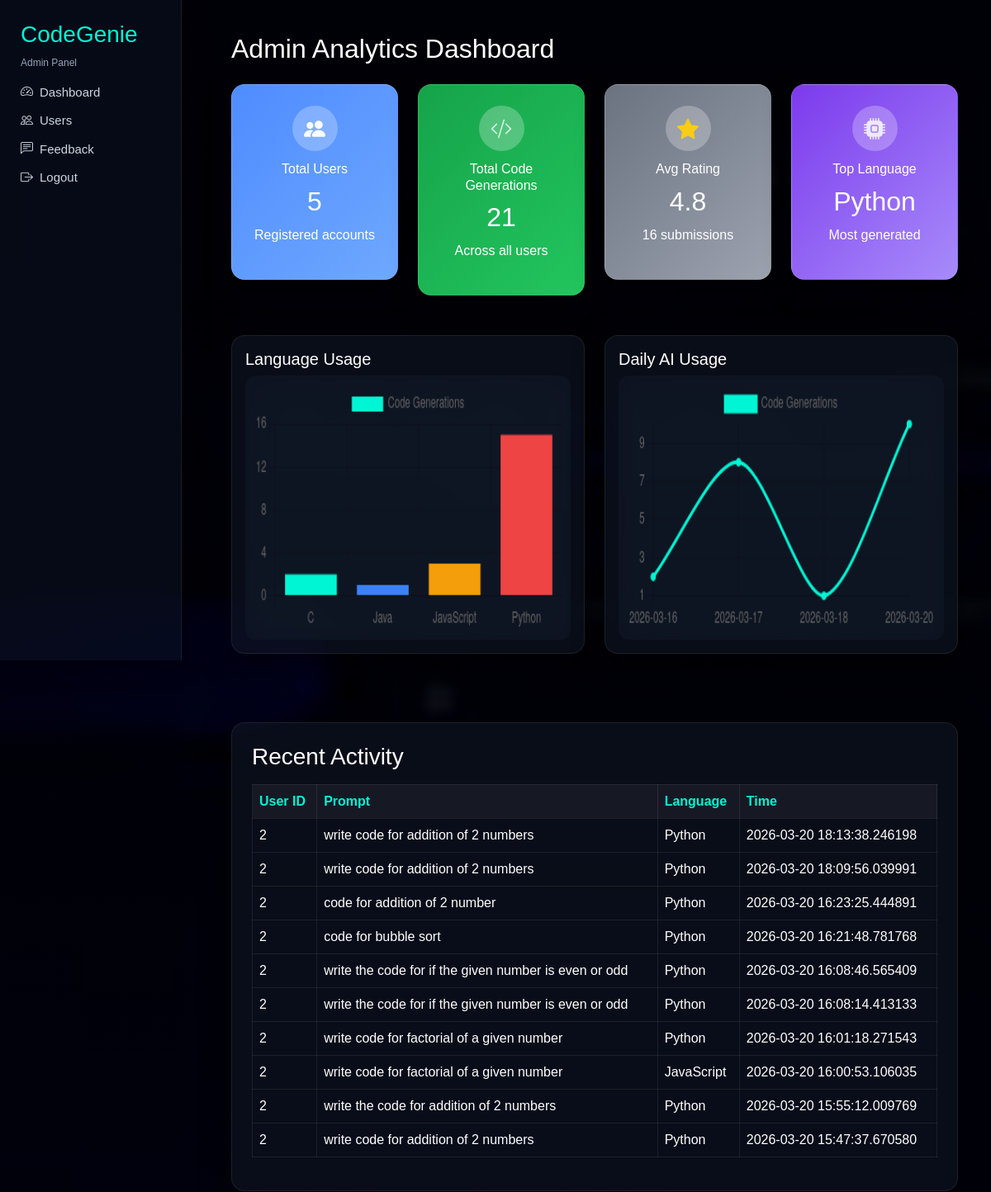
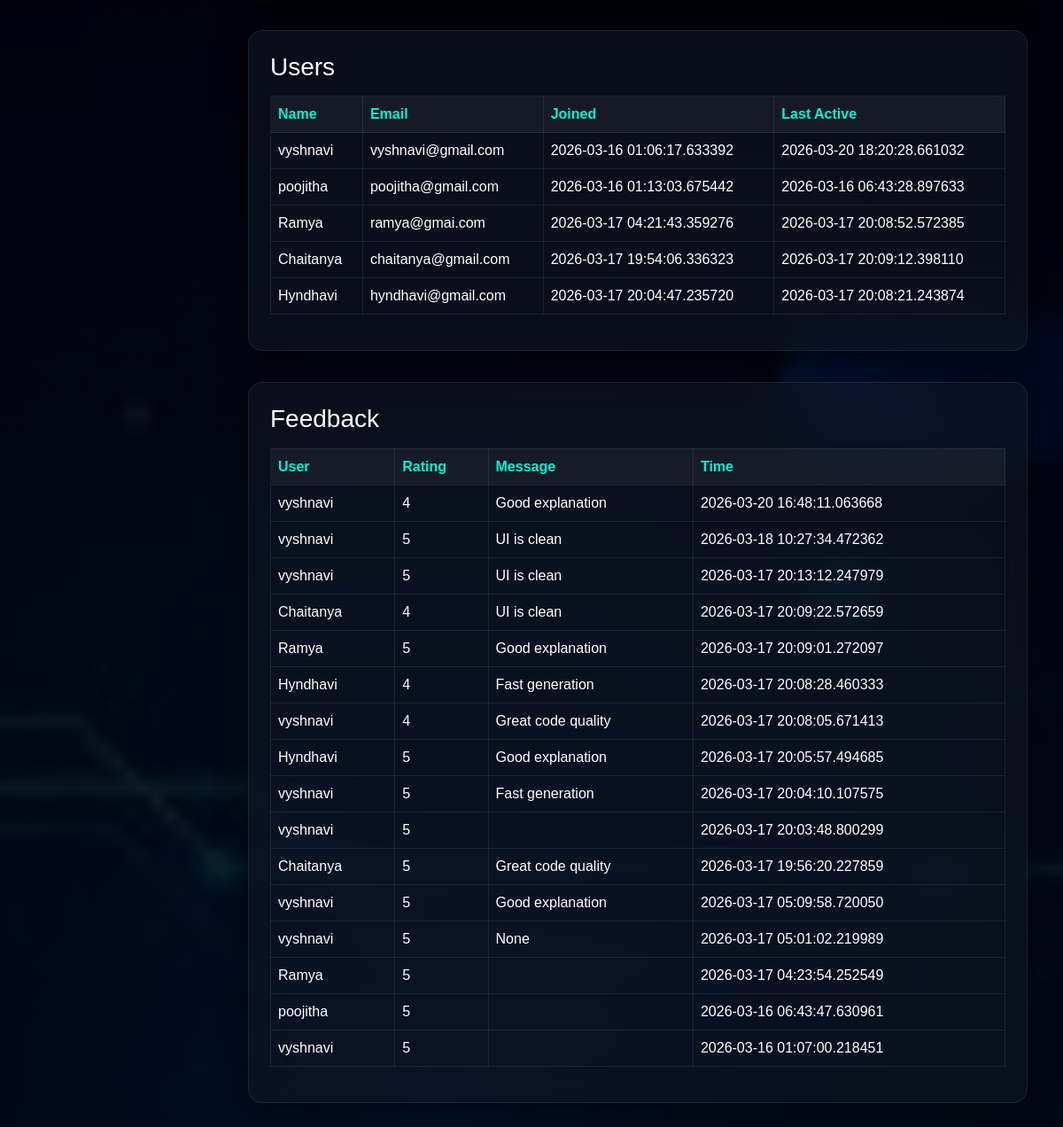
The app's page /admin (signed in) with its own data (2 pictures, top to bottom).
### backend/models.py (models this page shows)
class CodeHistory(db.Model):
    id = db.Column(db.Integer, primary_key=True)
    user_id = db.Column(db.Integer)
    prompt = db.Column(db.Text)
    language = db.Column(db.String(50))
    generated_code = db.Column(db.Text)
    timestamp = db.Column(db.DateTime, default=datetime.now)

class User(UserMixin, db.Model):
    id = db.Column(db.Integer, primary_key=True)
    username = db.Column(db.String(100))
    email = db.Column(db.String(100), unique=True)
    password = db.Column(db.String(200))
    role = db.Column(db.String(20), default="user")
    created_at = db.Column(db.DateTime, default=datetime.now)
    last_active = db.Column(db.DateTime)

class Feedback(db.Model):
    id = db.Column(db.Integer, primary_key=True)
    user_email = db.Column(db.String(120))
    user_name = db.Column(db.String(120))
    rating = db.Column(db.Integer)
    message = db.Column(db.Text)
    created_at = db.Column(db.DateTime)

### backend/app.py (the view)
@app.route('/admin')
@login_required
def admin_dashboard():
    total_users = User.query.filter_by(role="user").count()
    total_generations = CodeHistory.query.count()
    total_feedback = Feedback.query.count()
    avg_rating = db.session.query(func.avg(Feedback.rating)).scalar()
    top_language = db.session.query(
        CodeHistory.language,
        func.count(CodeHistory.language)
    ).group_by(CodeHistory.language).order_by(
        func.count(CodeHistory.language).desc()
    ).first()
    logs = CodeHistory.query.order_by(CodeHistory.id.desc()).limit(10).all()
    users_list = User.query.filter_by(role="user").all()
    feedback_list = Feedback.query.order_by(Feedback.id.desc()).all()
    daily_usage = db.session.query(
        func.date(CodeHistory.timestamp),
        func.count(CodeHistory.id)
    ).group_by(func.date(CodeHistory.timestamp)).all()
    usage_dates = [str(i[0]) for i in daily_usage]
    usage_counts = [i[1] for i in daily_usage]
    language_usage = db.session.query(
        CodeHistory.language,
        func.count(CodeHistory.language)
    ).group_by(CodeHistory.language).all()
    languages = [i[0] for i in language_usage]
    language_counts = [i[1] for i in language_usage]
    return render_template(
        "admin_dashboard.html",
        users=total_users,
        generations=total_generations,
        feedbacks=total_feedback,
        avg_rating=round(avg_rating or 0, 1),
        top_language=top_language[0] if top_language else "None",
        logs=logs,
        users_list=users_list,
        feedback_list=feedback_list,
        usage_dates=usage_dates,
        usage_counts=usage_counts,
        languages=languages,
        language_counts=language_counts
    )

### backend/app.py (called while the page is built)
@login_manager.user_loader
def load_user(user_id):
    return User.query.get(int(user_id))

### templates/admin_dashboard.html (shortened to what this page needs)
<!DOCTYPE html>
<html>
<head>
<link rel="stylesheet"
href="https://cdn.jsdelivr.net/npm/bootstrap@5.3.2/dist/css/bootstrap.min.css">
<link rel="stylesheet"
href="https://cdn.jsdelivr.net/npm/bootstrap-icons@1.11.3/font/bootstrap-icons.css">
</head>
<body>
<div class="sidebar">
<h3>CodeGenie</h3>
<p>Admin Panel</p>
<a href="#dashboard"><i class="bi bi-speedometer2"></i>Dashboard</a>
<a href="#users"><i class="bi bi-people"></i>Users</a>
<a href="#feedback"><i class="bi bi-chat-left-text"></i>Feedback</a>
<a href="/logout"><i class="bi bi-box-arrow-right"></i>Logout</a>
</div>
<div class="main">
<div id="dashboard">
<h2>Admin Analytics Dashboard</h2>
<div class="row mt-4">
<div class="col-md-3">
<div class="stats-card card1">
<i class="bi bi-people-fill card-icon"></i>
<h6>Total Users</h6>
<h2>{{ users }}</h2>
<p>Registered accounts</p>
</div>
</div>
<div class="col-md-3">
<div class="stats-card card2">
<i class="bi bi-code-slash card-icon"></i>
<h6>Total Code Generations</h6>
<h2>{{ generations }}</h2>
<p>Across all users</p>
</div>
</div>
<div class="col-md-3">
<div class="stats-card card3">
<i class="bi bi-star-fill card-icon"></i>
<h6>Avg Rating</h6>
<h2>{{ avg_rating }}</h2>
<p>{{ feedbacks }} submissions</p>
</div>
</div>
<div class="col-md-3">
<div class="stats-card card4">
<i class="bi bi-cpu-fill card-icon"></i>
<h6>Top Language</h6>
<h2>{{ top_language }}</h2>
<p>Most generated</p>
</div>
</div>
</div>
</div>
<div class="row mt-5">
<div class="col-md-6">
<div class="card p-3">
<h5>Language Usage</h5>
<canvas id="languageChart"></canvas>
</div>
</div>
<div class="col-md-6">
<div class="card p-3">
<h5>Daily AI Usage</h5>
<canvas id="usageChart"></canvas>
</div>
</div>
</div>
<div class="card p-4 mt-5">
<h3 class="mb-3">Recent Activity</h3>
<table class="table">
<tr>
<th>User ID</th>
<th>Prompt</th>
<th>Language</th>
<th>Time</th>
</tr>
{% for log in logs %}
<tr>
<td>{{ log.user_id }}</td>
<td>{{ log.prompt }}</td>
<td>{{ log.language }}</td>
<td>{{ log.timestamp }}</td>
</tr>
{% endfor %}
</table>
</div>
<div class="card p-4" id="users">
<h3 class="mb-3">Users</h3>
<table class="table">
<tr>
<th>Name</th>
<th>Email</th>
<th>Joined</th>
<th>Last Active</th>
</tr>
{% for user in users_list %}
<tr>
<td>{{ user.username }}</td>
<td>{{ user.email }}</td>
<td>{{ user.created_at if user.created_at else "N/A" }}</td>
<td>{{ user.last_active if user.last_active else "N/A" }}</td>
</tr>
{% endfor %}
</table>
</div>
<div class="card p-4" id="feedback">
<h3 class="mb-3">Feedback</h3>
<table class="table">
<tr>
<th>User</th>
<th>Rating</th>
<th>Message</th>
<th>Time</th>
</tr>
{% for fb in feedback_list %}
<tr>
<td>{{ fb.user_name }}</td>
<td>{{ fb.rating }}</td>
<td>{{ fb.message }}</td>
<td>{{ fb.created_at }}</td>
</tr>
{% endfor %}
</table>
</div>
</div>
<script>
/* LANGUAGE BAR CHART */
var languages = JSON.parse('{{ languages | tojson | safe }}');
var languageCounts = JSON.parse('{{ language_counts | tojson | safe }}');
if(languages.length === 0){
languages = ["No Data"];
languageCounts = [0];
}
var colors = [
"#00f5d4",
"#3b82f6",
"#f59e0b",
"#ef4444",
"#8b5cf6",
"#22c55e",
"#eab308"
];
new Chart(document.getElementById("languageChart"),{
type:"bar",
data:{
labels:languages,
datasets:[{
label:"Code Generations",
data:languageCounts,
backgroundColor:colors.slice(0,languages.length)
}]
}
});
/* DAILY LINE CHART */
var usageDates = JSON.parse('{{ usage_dates | tojson | safe }}');
var usageCounts = JSON.parse('{{ usage_counts | tojson | safe }}');
if(usageDates.length === 0){
usageDates = ["No Data"];
usageCounts = [0];
}
new Chart(document.getElementById("usageChart"),{
type:"line",
data:{
labels:usageDates,
datasets:[{
label:"Code Generations",
data:usageCounts,
borderColor:"#00f5d4",
backgroundColor:"#00f5d4",
fill:false,
tension:0.3
}]
}
});
</script>
</body>
</html>

### templates/admin_dashboard.html (style rules this page uses)
body { margin:0; font-family:Arial; color:white; background-size:cover; background-position:center; background-attachment:fixed; }
.sidebar { position:fixed; left:0; top:0; width:220px; height:100vh; padding:25px; background:rgba(15,23,42,0.45); backdrop-filter:blur(20px); border-right:1px solid rgba(255,255,255,0.08); box-shadow:0 0 25px rgba(0,0,0,0.5); }
.sidebar h3 { color:#00f5d4; }
.sidebar p { color:#94a3b8; font-size:12px; }
.sidebar a { display:block; color:#cbd5e1; text-decoration:none; margin:12px 0; font-size:15px; }
.main { margin-left:240px; padding:40px; }
.stats-card { padding:25px; border-radius:16px; text-align:center; background:rgba(255,255,255,0.08); backdrop-filter:blur(20px); border:1px solid rgba(255,255,255,0.1); box-shadow:0 8px 32px rgba(0,0,0,0.4); }
.stats-card h2 { margin:10px 0; }
.stats-card { padding:25px; border-radius:16px; text-align:center; color:white; box-shadow:0 10px 30px rgba(0,0,0,0.5); transition:0.3s; }
.card1 { background:linear-gradient(135deg,#4f8cff,#6ea8fe); }
.card2 { background:linear-gradient(135deg,#16a34a,#22c55e); }
.card3 { background:linear-gradient(135deg,#6b7280,#9ca3af); }
.card4 { background:linear-gradient(135deg,#7c3aed,#a78bfa); }
.card { background:rgba(17,24,39,0.55); backdrop-filter:blur(25px); border-radius:16px; border:1px solid rgba(255,255,255,0.08); box-shadow:0 10px 35px rgba(0,0,0,0.5); color:white; margin-bottom:35px; }
canvas { background:rgba(17,24,39,0.55); backdrop-filter:blur(15px); border-radius:12px; padding:10px; height:320px !important; }
.table { background:transparent; color:#ffffff; border:1px solid rgba(255,255,255,0.08); }
.table th { background:rgba(255,255,255,0.05); color:#00f5d4; border:1px solid rgba(255,255,255,0.08); }
.table td { color:#ffffff; background:transparent; border:1px solid rgba(255,255,255,0.08); }
.card-icon { width:55px; height:55px; border-radius:50%; display:flex; align-items:center; justify-content:center; margin:0 auto 12px auto; font-size:26px; background:rgba(255,255,255,0.15); }
.sidebar i { margin-right:8px; }
.card1 .card-icon { color:#ffffff; background:rgba(255,255,255,0.25); }
.card2 .card-icon { color:#d1fae5; background:rgba(255,255,255,0.25); }
.card3 .card-icon { color:#facc15; background:rgba(255,255,255,0.25); }
.card4 .card-icon { color:#ede9fe; background:rgba(255,255,255,0.25); }

### records on screen
CodeHistory: user_id "2", prompt "write code for addition of 2 numbers", language "Python", timestamp "2026-03-20 18:13:38.246198"
CodeHistory: user_id "2", prompt "write code for addition of 2 numbers", language "Python", timestamp "2026-03-20 18:09:56.039991"
CodeHistory: user_id "2", prompt "code for addition of 2 number", language "Python", timestamp "2026-03-20 16:23:25.444891"
CodeHistory: user_id "2", prompt "code for bubble sort", language "Python", timestamp "2026-03-20 16:21:48.781768"
CodeHistory: user_id "2", prompt "write the code for if the given number is even or odd", language "Python", timestamp "2026-03-20 16:08:46.565409"
CodeHistory: user_id "2", prompt "write the code for if the given number is even or odd", language "Python", timestamp "2026-03-20 16:08:14.413133"
CodeHistory: user_id "2", prompt "write code for factorial of a given number", language "Python", timestamp "2026-03-20 16:01:18.271543"
CodeHistory: user_id "2", prompt "write code for factorial of a given number", language "JavaScript", timestamp "2026-03-20 16:00:53.106035"
CodeHistory: user_id "2", prompt "write the code for addition of 2 numbers", language "Python", timestamp "2026-03-20 15:55:12.009769"
CodeHistory: user_id "2", prompt "write code for addition of 2 numbers", language "Python", timestamp "2026-03-20 15:47:37.670580"
User: username "vyshnavi", email "vyshnavi@gmail.com", created_at "2026-03-16 01:06:17.633392", last_active "2026-03-20 18:20:28.661032"
User: username "poojitha", email "poojitha@gmail.com", created_at "2026-03-16 01:13:03.675442", last_active "2026-03-16 06:43:28.897633"
User: username "Ramya", email "ramya@gmai.com", created_at "2026-03-17 04:21:43.359276", last_active "2026-03-17 20:08:52.572385"
User: username "Chaitanya", email "chaitanya@gmail.com", created_at "2026-03-17 19:54:06.336323", last_active "2026-03-17 20:09:12.398110"
User: username "Hyndhavi", email "hyndhavi@gmail.com", created_at "2026-03-17 20:04:47.235720", last_active "2026-03-17 20:08:21.243874"
Feedback: user_name "vyshnavi", rating "4", message "Good explanation", created_at "2026-03-20 16:48:11.063668"
Feedback: user_name "vyshnavi", rating "5", message "UI is clean", created_at "2026-03-18 10:27:34.472362"
Feedback: user_name "vyshnavi", rating "5", message "UI is clean", created_at "2026-03-17 20:13:12.247979"
Feedback: user_name "Chaitanya", rating "4", message "UI is clean", created_at "2026-03-17 20:09:22.572659"
Feedback: user_name "Ramya", rating "5", message "Good explanation", created_at "2026-03-17 20:09:01.272097"
Feedback: user_name "Hyndhavi", rating "4", message "Fast generation", created_at "2026-03-17 20:08:28.460333"
Feedback: user_name "vyshnavi", rating "4", message "Great code quality", created_at "2026-03-17 20:08:05.671413"
Feedback: user_name "Hyndhavi", rating "5", message "Good explanation", created_at "2026-03-17 20:05:57.494685"
Feedback: user_name "vyshnavi", rating "5", message "Fast generation", created_at "2026-03-17 20:04:10.107575"
Feedback: user_name "vyshnavi", rating "5", created_at "2026-03-17 20:03:48.800299"
Feedback: user_name "Chaitanya", rating "5", message "Great code quality", created_at "2026-03-17 19:56:20.227859"
Feedback: user_name "vyshnavi", rating "5", message "Good explanation", created_at "2026-03-17 05:09:58.720050"
Feedback: user_name "vyshnavi", rating "5", message "None", created_at "2026-03-17 05:01:02.219989"
Feedback: user_name "Ramya", rating "5", created_at "2026-03-17 04:23:54.252549"
Feedback: user_name "poojitha", rating "5", created_at "2026-03-16 06:43:47.630961"
Feedback: user_name "vyshnavi", rating "5", created_at "2026-03-16 01:07:00.218451"

### other values on screen
{{ users }} "5"
{{ generations }} "21"
{{ avg_rating }} "4.8"
{{ feedbacks }} "16"
{{ top_language }} "Python"
chart data {{ languages | tojson | safe }} ["C", "Java", "JavaScript", "Python"]
chart data {{ language_counts | tojson | safe }} [2, 1, 3, 15]
chart data {{ usage_dates | tojson | safe }} ["2026-03-16", "2026-03-17", "2026-03-18", "2026-03-20"]
chart data {{ usage_counts | tojson | safe }} [2, 8, 1, 10]
